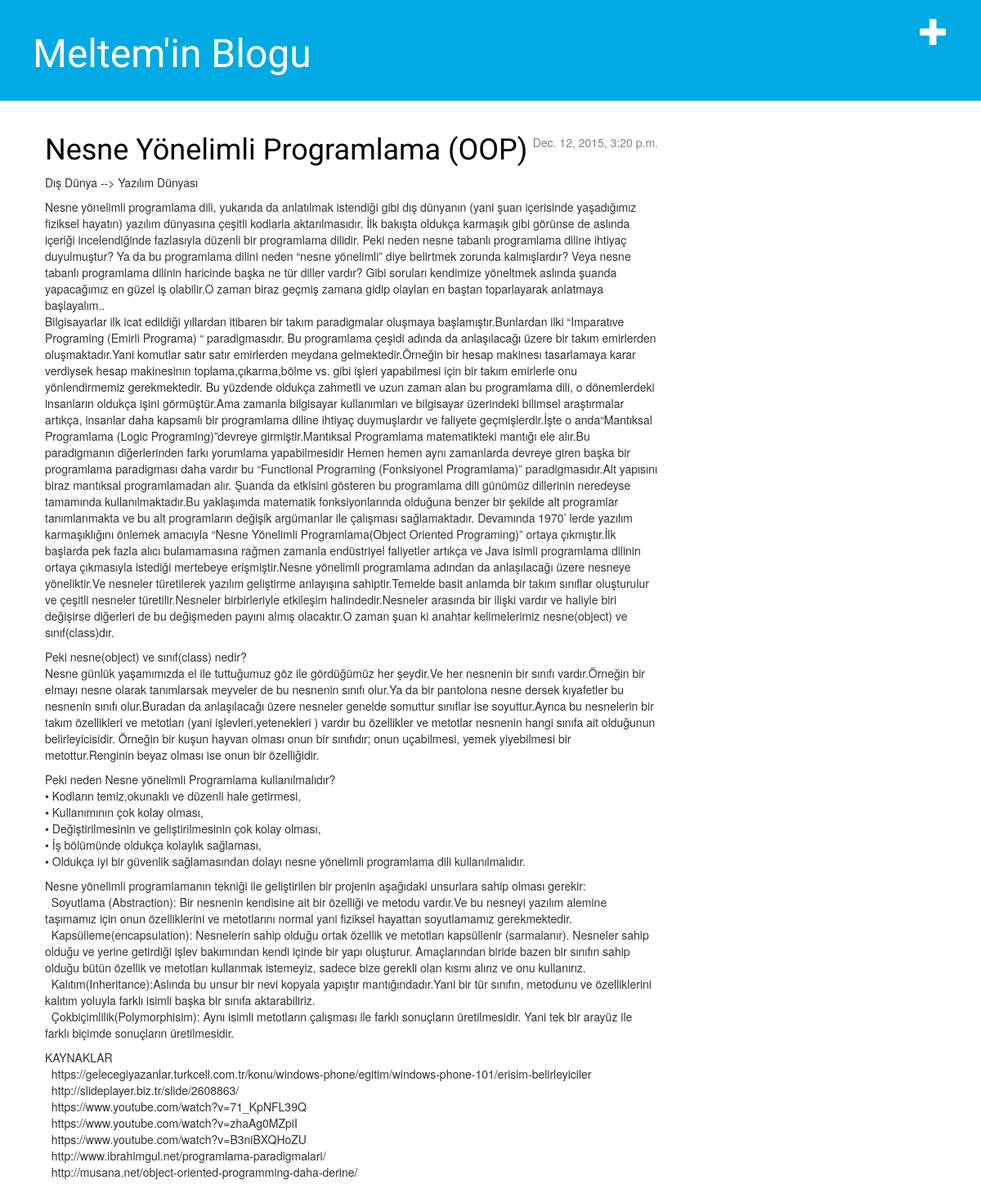
The app's page / (signed in) with its own data.
### blog/models.py (models this page shows, shortened)
class Post(models.Model):
    yazar = models.ForeignKey('auth.User')
    baslik = models.CharField(max_length=200)
    yazi = models.TextField()
    yaratilis_tarihi = models.DateTimeField(
            default=timezone.now)
    yayinlanma_tarihi = models.DateTimeField(
            blank=True, null=True)

### blog/views.py (the view)
# urls.py: url(r'^$', views.post_list, name='post_list'),
def post_list(request):
    posts = Post.objects.filter(yayinlanma_tarihi__lte=timezone.now()).order_by('yayinlanma_tarihi')
    return render(request, 'blog/post_list.html', {'posts': posts})

### blog/templates/blog/post_list.html (shortened to what this page needs)
{% extends 'blog/base.html' %}
{% load staticfiles %}
        {% block content %}
            {% for post in posts %}
                <div class="post">
                    <div class="date">
                        {{ post.yayinlanma_tarihi }}
                    </div>
                <h1><a href="{% url 'post_detail' pk=post.pk %}">{{ post.baslik }}</a></h1>
                    <p>{{ post.yazi|linebreaks }}</p>
                </div>
            {% endfor %}
			{% endblock content %}

### blog/static/css/blog.css (style rules this page uses)
h1 a { color: #FCA205; font-family: 'Lobster'; }
h1, h2, h3, h4 { font-family: 'Lobster', cursive; }
.date { float: right; color: #828282; }
.post { margin-bottom: 70px; }
.post h1 a, .post h1 a:visited { color: #000000; }

### records on screen
Post: yayinlanma_tarihi "Dec. 12, 2015, 3:20 p.m.", baslik "Nesne Yönelimli Programlama (OOP)", yazi "Dış Dünya --> Yazılım Dünyası Nesne yönelimli programlama dili, yukarıda da anlatılmak istendiği gibi dış dünyanın (yani şuan içerisinde yaşadığımız fiziksel hayatın) yazılım dünyasına çeşitli kodlarla aktarılmasıdır. İlk bakışta oldukça karmaşık gibi görünse de aslında içeriği incelendiğinde fazlasıyla düzenli bir programlama dilidir. Peki neden nesne tabanlı programlama diline ihtiyaç duyulmuştur? Ya da bu programlama dilini neden “nesne yönelimli” diye belirtmek zorunda kalmışlardır? Veya nesne tabanlı programlama dilinin haricinde başka ne tür diller vardır? Gibi soruları kendimize yöneltmek aslında şuanda yapacağımız en güzel iş olabilir.O zaman biraz geçmiş zamana gidip olayları en…"
